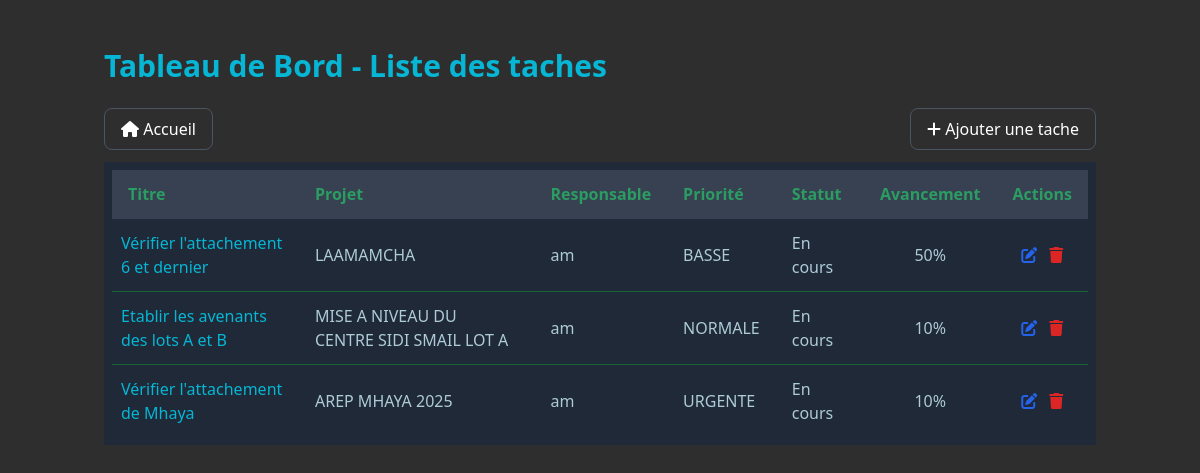
The app's page /taches/ (signed in) with its own data.
### projets/models.py (models this page shows, shortened)
class Tache(models.Model):
    PRIORITE = [
        ('BASSE', 'Basse'),
        ('NORMALE', 'Normale'),
        ('HAUTE', 'Haute'),
        ('URGENTE', 'Urgente'),
    ]
    projet = models.ForeignKey('Projet', on_delete=models.CASCADE)
    titre = models.CharField(max_length=200)
    description = models.TextField()
    date_debut = models.DateField()
    date_fin = models.DateField()
    priorite = models.CharField(max_length=10, choices=PRIORITE, default='NORMALE')
    responsable = models.ForeignKey(User, on_delete=models.SET_NULL, null=True)
    terminee = models.BooleanField(default=False)
    avancement = models.PositiveIntegerField(default=0)
    created_at = models.DateTimeField(auto_now_add=True)
    updated_at = models.DateTimeField(auto_now=True)
    class Meta:
        verbose_name = _("Tâche")
        verbose_name_plural = _("Tâches")
        ordering = ['date_fin']

class Projet(models.Model):
    TYPE_PROJET = [
        ('VRD', 'Voirie et Réseaux Divers'),
        ('ROUTE', 'Route'),
        ('PONT', 'Pont'),
        ('BATIMENT', 'Bâtiment'),
        ('CONSTRUCTION', 'Construction'),
        ('ASSAINISSEMENT EP', 'Assainissement EP'),
        ('ASSAINISSEMENT EU', 'Assainissement EU'),
        ('ASSAINISSEMENT', 'Assainissement'),
        ('ADDUCTION_EAU_POTABLE', "Adduction d'eau potable"),
        ('EQUIPEMENT', 'Équipement'),
        ('AMENAGEMENT', 'Aménagement'),
        ('GENIE_CIVIL', 'Génie Civil'),
        ('TRAVAUX_PUBLICS', 'Travaux Publics'),
        ('ELECTRICITE', 'Électricité'),
        ('HYDRAULIQUE', 'Hydraulique'),
        ('TELECOMMUNICATION', 'Télécommunication'),
        ('ENVIRONNEMENT', 'Environnement'),
        ('URBANISME', 'Urbanisme'),
        ('ESPACE_PUBLIC', 'Espace Public'),
        ('PLACE_PUBLIQUE', 'Place Publique'),
        ('ESPACE_VERT', 'Espace Vert'),
        ('TERRAINS_SPORTIFS', 'Terrins Sportifs'),
        ('TERRAINS_PROXIMITES', 'Terrains Proximités'),
        ('AUTRE', 'Autre'),
    ]
    class Statut(models.TextChoices):
        APPEL_OFFRE = 'AO', _("Appel d'offre")
        EN_ETUDE = 'ETUDE', _('En étude')
        EN_ATTENTE = 'ATTENTE', _('En attente')
        EN_DEMARRAGE = 'DEM', _('En démarrage')
        EN_COURS = 'COURS', _('En cours')
        EN_ARRET = 'ARRET', _('En arrêt')
        EN_RECEPTION = 'RECEP', _('En réception')
        EN_RECEPTION_PROVISOIRE = 'RECEP_PROV', _('En réception provisoire')
        EN_RECEPTION_DEFINITIVE = 'RECEP_DEF', _('En réception définitive')
        RECEPTION_PROVISOIRE = 'RP', _('Réception provisoire')
        RECEPTION_DEFINITIVE = 'RD', _('Réception définitive')
        CLOTURE = 'CLO', _('Clôturé')
    type_projet = models.CharField(_("Type de projet"), max_length=50, choices=TYPE_PROJET, default='VRD', null=True, blank=True)
    nom = models.CharField(_("Nom du projet"), max_length=50)
    objet = models.TextField(_("Objet du marché"), max_length=200)
    numero = models.CharField(_("Numéro du marché"), max_length=100, unique=True)
    maitre_ouvrage = models.CharField(_("Maître d'ouvrage"), max_length=200)
    localisation = models.CharField(_("Localisation"), max_length=200)
    users = models.ManyToManyField(settings.AUTH_USER_MODEL, verbose_name=_("Utilisateurs"), blank=True, related_name='projets')
    montant = models.DecimalField(_("Montant estimé (DH)"), max_digits=12, decimal_places=2, null=True, blank=True)
    montant_soumission = models.DecimalField(_("Montant de la soumission (DH)"), max_digits=12, decimal_places=2, null=True, blank=True)
    statut = models.CharField(_("Statut"), max_length=15, choices=Statut.choices, default=Statut.APPEL_OFFRE)
    date_debut = models.DateField(_("Date de début prévue"), null=True, blank=True)
    delai = models.IntegerField(_("Délai (jours)"), null=True, blank=True, default=0)
    date_creation = models.DateTimeField(_("Date d'enregistrement"), auto_now_add=True)
    avancement = models.DecimalField(_("Avancement (%)"), max_digits=5, decimal_places=2, default=0.0)
    entreprise = models.ForeignKey('Entreprise', on_delete=models.SET_NULL, null=True, blank=True, verbose_name=_("Entreprise adjudicataire"))
    appel_offre = models.OneToOneField('AppelOffre', on_delete=models.SET_NULL, null=True, blank=True, related_name='projet_associe')
    revisable = models.BooleanField(_("Revisable"), null=True, blank=True, default=False)
    epoque_base = models.DateField(_("Epoque de base"), null=True, blank=True)
    a_traiter = models.BooleanField(_("À traiter (appel d'offre)"), null=True, blank=True, default=False)
    en_retard = models.BooleanField(_("En retard"), null=True, blank=True, default=False)
    reception_validee = models.BooleanField(_("Réception validée"), null=True, blank=True, default=False)
    date_reception = models.DateField(_("Date de réception"), null=True, blank=True)
    date_limite_soumission = models.DateField(_("Date limite de soumission"), null=True, blank=True)
    class Meta:
        verbose_name = _("Projet")
        verbose_name_plural = _("Projets")
        ordering = ['-date_creation']

### projets/views.py (the view)
# urls.py: path('taches/', views.ListeTachesView.as_view(), name='liste_taches'),
class ListeTachesView(LoginRequiredMixin, ListView):
    model = Tache
    template_name = 'projets/taches/liste_taches.html'
    context_object_name = 'taches'
    def get_queryset(self):
        user = self.request.user
        queryset = Tache.objects.select_related('projet', 'responsable')
        if not user.is_superuser:
            queryset = queryset.filter(projet__users=user)
        filters = {
            'responsable_id': self.request.GET.get('responsable'),
            'terminee': {'true': True, 'false': False}.get(self.request.GET.get('terminee')),
            'priorite': self.request.GET.get('priorite')
        }
        return queryset.filter(**{k: v for k, v in filters.items() if v is not None})
    def get_context_data(self, **kwargs):
        context = super().get_context_data(**kwargs)
        user = self.request.user
        if user.is_superuser:
            context['responsables'] = User.objects.filter(tache__isnull=False).distinct()
        else:
            context['responsables'] = User.objects.filter(projets__in=user.projets.all()).distinct()
        return context

### projets/templates/projets/taches/liste_taches.html (shortened to what this page needs)
{% extends 'projets/base.html' %}
{% load static %}
{% block content %}
<div class="container mx-auto px-4 py-6">
    <div class="flex items-center justify-between mb-6">
        <h1 class="text-3xl font-bold text-cyan-500">Tableau de Bord - Liste des taches</h1>
    </div>
    <div class="flex justify-between items-center my-3">
        <a href="{% url 'home' %}"
           class="bg-[#2E2E2E] hover:bg-cyan-600 text-white rounded-lg border border-gray-600 px-4 py-2">
            <i class="fa-solid fa-house"></i> Accueil
        </a>
        <button onclick="openTaskModal()"
            class="bg-[#2E2E2E] hover:bg-cyan-600 text-white rounded-lg border border-gray-600 px-4 py-2">
            <i class="fa-solid fa-plus"></i> <span>Ajouter une tache</span>
        </button>
    </div>
    <div id="taches-container">
        <div class="bg-gray-800 p-2">
            <table class=" min-w-full bg-[#2E2E2E]">
                <thead class="bg-gray-700 text-[#2B9C62] border-b border-gray-700">
                        <th class="text-left px-4 py-3">Titre</th>
                        <th class="text-left px-4 py-3">Projet</th>
                        <th class="text-left px-4 py-3">Responsable</th>
                        <th class="text-left px-4 py-3">Priorité</th>
                        <th class="text-left px-4 py-3">Statut</th>
                        <th class="px-4 py-3">Avancement</th>
                        <th class="px-4 py-3 text-center">Actions</th>
                </thead>
                <tbody  class="bg-gray-800 divide-y divide-green-800">
                    {% for tache in taches %}
                    <tr class="text-[#AECBD6]">
                        <td>
                            <div class="flex items-center text-cyan-500">
                                <a href="{% url 'projets:detail_tache' tache.pk %}"
                                   class="flex items-center p-2 hover:text-cyan-600 rounded-full transition">
                                    <span class="ml-2font-medium">{{ tache.titre }}</span>
                                </a>
                            </div>
                        </td>
                        <td class="px-4 py-3">{{ tache.projet.nom }}</td>
                        <td class="px-4 py-3">{{ tache.responsable.username}}</td>
                        <td class="px-4 py-3">{{ tache.priorite }}</td>
                        <td class="px-4 py-3">
                            {% if tache.terminee %}
                                Terminée
                            {% else %}
                                En cours
                            {% endif %}
                        </td>
                        <td class="px-4 py-3 text-center">{{ tache.avancement }}%</td>
                        <td class="px-4 py-3 text-center">
                            <button onclick="openTaskModal({{ tache.id }})"
                                    class="text-blue-600 hover:text-blue-900">
                                <i class="fas fa-edit"></i>
                            </button>
                            <button onclick="deleteTask({{ tache.id }})"
                                    class="text-red-600 hover:text-red-900 ml-2">
                                <i class="fas fa-trash"></i>
                            </button>
                        </td>
                    </tr>
                    {% empty %}
                    <tr>
                        <td colspan="4" class="px-4 py-2 text-center">Aucun projet disponible.</td>
                    </tr>
                    {% endfor %}
                </tbody>
            </table>
        </div>
    </div>
</div>
{% endblock %}

### projets/templates/projets/base.html (style rules this page uses)
#taches-container { transition: opacity 0.3s ease; }

### records on screen
Tache: titre "Vérifier l'attachement 6 et dernier", projet.nom "LAAMAMCHA", responsable.username "am", priorite "BASSE", terminee "En cours", avancement "50"
Tache: titre "Etablir les avenants des lots A et B", projet.nom "MISE A NIVEAU DU CENTRE SIDI SMAIL LOT A", responsable.username "am", priorite "NORMALE", terminee "En cours", avancement "10"
Tache: titre "Vérifier l'attachement de Mhaya", projet.nom "AREP MHAYA 2025", responsable.username "am", priorite "URGENTE", terminee "En cours", avancement "10"
